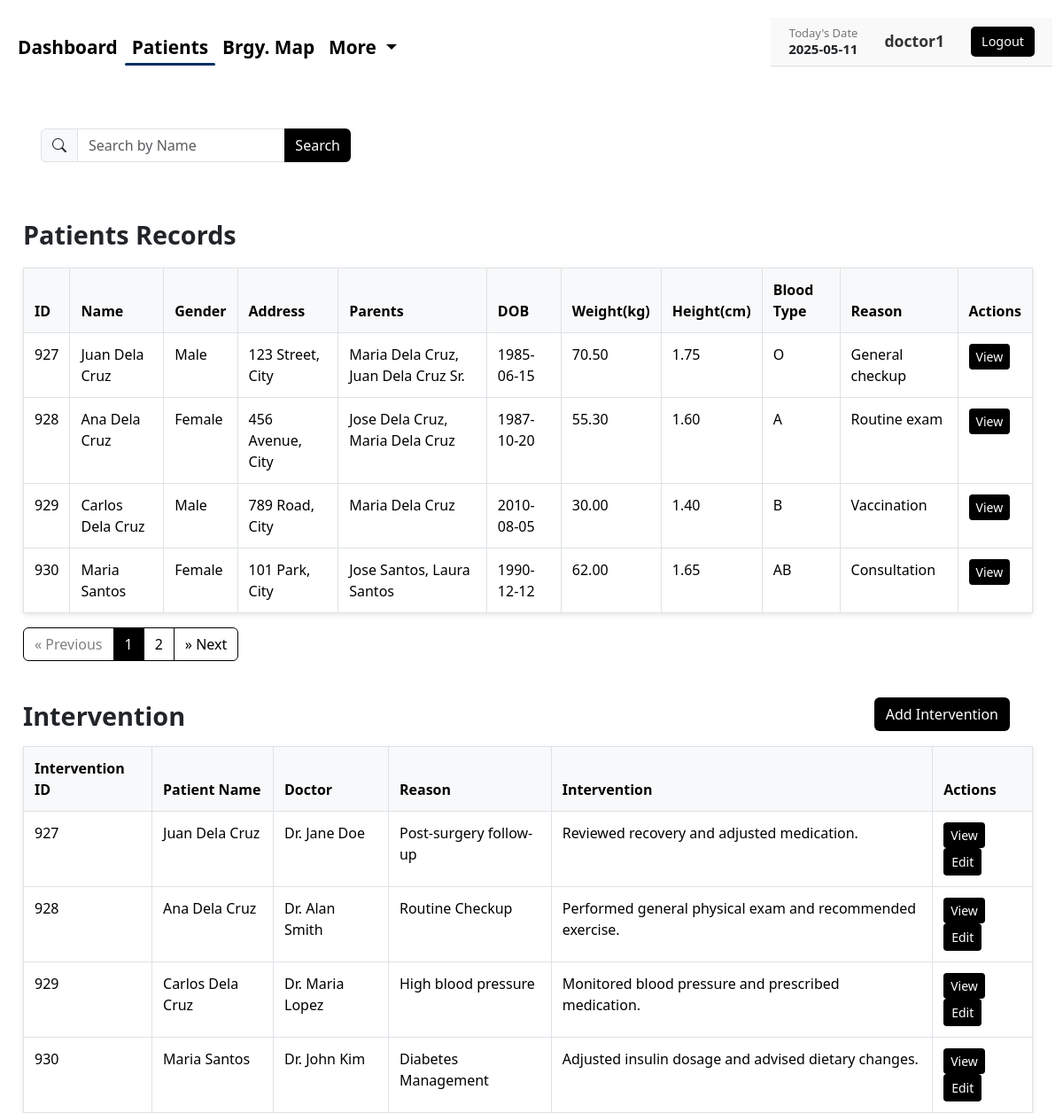
Page /doctor/patient.php (signed in) on the committed database.
### tables this page shows
CREATE TABLE `patients` (
  `patient_id` int(11) NOT NULL,
  `household_id` int(11) DEFAULT NULL,
  `name` varchar(100) NOT NULL,
  `gender` enum('Male','Female','Other') NOT NULL,
  `address` varchar(255) DEFAULT NULL,
  `parents` varchar(255) DEFAULT NULL,
  `dob` date NOT NULL,
  `weight` decimal(5,2) DEFAULT NULL,
  `height` decimal(5,2) DEFAULT NULL,
  `blood_type` enum('A','B','AB','O','O+','Other') DEFAULT NULL,
  `reason` text DEFAULT NULL
);

CREATE TABLE `interventions` (
  `intervention_id` int(11) NOT NULL,
  `patient_id` int(11) NOT NULL,
  `doctor` varchar(255) NOT NULL,
  `reason` text NOT NULL,
  `intervention` text NOT NULL,
  `created_at` timestamp NOT NULL DEFAULT current_timestamp()
);

### doctor/patient.php (the view, shortened to what this page needs)
<?php
$username = $_SESSION['username'];
$search = $_GET['search'] ?? '';
$page = isset($_GET['page']) && is_numeric($_GET['page']) ? (int)$_GET['page'] : 1;
$records_per_page = 4;
$offset = ($page - 1) * $records_per_page;
$database = new Database();
$conn = $database->getConnection();
?>
<!DOCTYPE html>
<html lang="en">
    <head>
        <link href="https://cdn.jsdelivr.net/npm/bootstrap@5.3.3/dist/css/bootstrap.min.css" rel="stylesheet">
        <link href="https://cdn.jsdelivr.net/npm/bootstrap-icons@1.10.5/font/bootstrap-icons.css" rel="stylesheet">
        <link rel="stylesheet" href="../css/pp.css">
    </head>
    <body>
    <nav class="navbar navbar-expand-lg navbar-custom">
        <div class="container-fluid">
            <div class="collapse navbar-collapse justify-content-between" id="navbarNav">
                <ul class="navbar-nav">
                    <li class="nav-item">
                        <a class="nav-link <?php echo basename($_SERVER['PHP_SELF']) == 'index.php' ? 'active' : ''; ?>" href="index.php">Dashboard</a>
                    </li>
                    <li class="nav-item">
                        <a class="nav-link <?php echo basename($_SERVER['PHP_SELF']) == 'patient.php' ? 'active' : ''; ?>" href="patient.php">Patients</a>
                    </li>
                    <li class="nav-item">
                        <a class="nav-link <?php echo basename($_SERVER['PHP_SELF']) == 'barangay.php' ? 'active' : ''; ?>" href="barangay.php">Brgy. Map</a>
                    </li>
                    <li class="nav-item dropdown">
                        <a class="nav-link dropdown-toggle
                            <?php echo in_array(basename($_SERVER['PHP_SELF']), ['faqs.php', 'aboutus.php']) ? 'active' : ''; ?>"
                            href="#" id="navbarDropdown" role="button" data-bs-toggle="dropdown" aria-expanded="false">
                            More
                        </a>
                    </li>
                </ul>
                    <div class="user-info">
                        <div class="user-date">
                            <p class="label">Today's Date</p>
                            <p class="value">
                                <?php
                                    echo date('Y-m-d');
                                ?>
                            </p>
                        </div>
                        <div class="user-name">
                            <a href="profile.php">
                                <strong><?php echo htmlspecialchars($username); ?></strong>
                            </a>
                        </div>
                        <form method="POST" action="">
                            <button type="submit" name="logout" class="logout-btn">Logout</button>
                        </form>
                    </div>
            </div>
        </div>
    </nav>
    <div class="container top-gap-after-navbar">
        <div class="d-flex justify-content-between align-items-center mb-2" style="margin: 0 26px;">
            <form method="get" class="d-flex" style="max-width: 350px;">
                <div class="input-group">
                    <span class="input-group-text"><i class="bi bi-search"></i></span>
<input type="text" id="searchPatient" name="search" class="form-control" placeholder="Search by Name" value="<?= htmlspecialchars($search) ?>">
<button type="button" class="btn btn-search">Search</button>
                </div>
            </form>
        </div>
    </div>
<div class="table-responsive mt-4">
    <div class="table-container">
        <h4 class="fw-bold mt-3" style="text-align: left; font-size: 1.8rem; margin-left: 26px;">Patients Records</h4>
        <table class="table table-bordered table-hover bg-white table-intervention">
            <thead class="table-light">
                <tr>
                    <th>ID</th>
                    <th>Name</th>
                    <th>Gender</th>
                    <th>Address</th>
                    <th>Parents</th>
                    <th>DOB</th>
                    <th>Weight(kg)</th>
                    <th>Height(cm)</th>
                    <th>Blood Type</th>
                    <th>Reason</th>
                    <th>Actions</th>
                </tr>
            </thead>
            <tbody id="patientTableBody">
                <?php
                try {
if ($search) {
    $count_stmt = $conn->prepare("SELECT COUNT(*) FROM patients WHERE name LIKE CONCAT('%', :search_term, '%')");
    $count_stmt->bindValue(':search_term', $search);
    $count_stmt->execute();
    $total_patients = $count_stmt->fetchColumn();
    $stmt = $conn->prepare("SELECT * FROM patients WHERE name LIKE CONCAT('%', :search_term, '%') ORDER BY patient_id ASC LIMIT :limit OFFSET :offset");
    $stmt->bindValue(':search_term', $search);
    $stmt->bindValue(':limit', $records_per_page, PDO::PARAM_INT);
    $stmt->bindValue(':offset', $offset, PDO::PARAM_INT);
    $stmt->execute();
    $patients = $stmt->fetchAll(PDO::FETCH_ASSOC);
    $stmt->closeCursor();
} else {
    $count_stmt = $conn->query("SELECT COUNT(*) FROM patients");
    $total_patients = $count_stmt->fetchColumn();
    $stmt = $conn->prepare("SELECT * FROM patients ORDER BY patient_id ASC LIMIT :limit OFFSET :offset");
    $stmt->bindValue(':limit', $records_per_page, PDO::PARAM_INT);
    $stmt->bindValue(':offset', $offset, PDO::PARAM_INT);
    $stmt->execute();
    $patients = $stmt->fetchAll(PDO::FETCH_ASSOC);
}
foreach ($patients as $p): ?>
                    <tr>
                        <td><?= $p['patient_id'] ?></td>
                        <td><?= htmlspecialchars($p['name']) ?></td>
                        <td><?= htmlspecialchars($p['gender']) ?></td>
                        <td><?= htmlspecialchars($p['address']) ?></td>
                        <td><?= htmlspecialchars($p['parents']) ?></td>
                        <td><?= htmlspecialchars($p['dob']) ?></td>
                        <td><?= htmlspecialchars($p['weight']) ?></td>
                        <td><?= htmlspecialchars($p['height']) ?></td>
                        <td><?= htmlspecialchars($p['blood_type']) ?></td>
                        <td><?= htmlspecialchars($p['reason']) ?></td>
                        <td>
                            <button class="btn btn-custom-view btn-sm" data-bs-toggle="modal" data-bs-target="#viewModalPatient<?= $p['patient_id'] ?>">View</button>
                        </td>
                    </tr>
                    <?php endforeach; ?>
                <?php
                } catch (PDOException $e) {
                    echo "Error fetching patients: " . $e->getMessage();
                }
                ?>
            </tbody>
        </table>
        <?php if ($total_patients > $records_per_page): ?>
        <nav aria-label="Page navigation example" class="mt-3" style="margin-left: 26px;">
<ul class="pagination justify-content-start">
            <li class="page-item <?= ($page <= 1) ? 'disabled' : '' ?>">
              <a class="page-link" href="?search=<?= urlencode($search) ?>&page=<?= $page - 1 ?>" aria-label="Previous">
                <span aria-hidden="true">&laquo;</span>
                <span class="sr-only">Previous</span>
              </a>
            </li>
            <?php
            $total_pages = ceil($total_patients / $records_per_page);
            for ($i = 1; $i <= $total_pages; $i++): ?>
              <li class="page-item <?= ($i == $page) ? 'active' : '' ?>">
                <a class="page-link" href="?search=<?= urlencode($search) ?>&page=<?= $i ?>"><?= $i ?></a>
              </li>
            <?php endfor; ?>
            <li class="page-item <?= ($page >= $total_pages) ? 'disabled' : '' ?>">
              <a class="page-link" href="?search=<?= urlencode($search) ?>&page=<?= $page + 1 ?>" aria-label="Next">
                <span aria-hidden="true">&raquo;</span>
                <span class="sr-only">Next</span>
              </a>
            </li>
          </ul>
        </nav>
        <?php endif; ?>
    </div>
</div>
        <div class="table-container">
        <div class="table-responsive mt-4">
        <div class="d-flex justify-content-between align-items-center mb-3" style="padding-right: 60px;">
            <h4 class="fw-bold intervention-heading mb-0">Intervention</h4>
            <button type="button" class="btn btn-custom-add" data-bs-toggle="modal" data-bs-target="#addInterventionModal">Add Intervention</button>
        </div>
        <table class="table table-bordered table-hover bg-white table-intervention">
                <thead class="table-light">
                    <tr>
                        <th>Intervention ID</th>
                        <th>Patient Name</th>
                        <th>Doctor</th>
                        <th>Reason</th>
                        <th>Intervention</th>
                        <th>Actions</th>
                    </tr>
                </thead>
        <tbody id="interventionTableBody">
            <?php
            $intervention_records_per_page = 4;
            $intervention_page = isset($_GET['intervention_page']) && is_numeric($_GET['intervention_page']) ? (int)$_GET['intervention_page'] : 1;
            $intervention_offset = ($intervention_page - 1) * $intervention_records_per_page;
            try {
                $stmt = $conn->prepare("SELECT i.intervention_id, p.name AS patient_name, i.doctor, i.reason, i.intervention FROM interventions i JOIN patients p ON i.patient_id = p.patient_id ORDER BY i.created_at DESC LIMIT :limit OFFSET :offset");
                $stmt->bindValue(':limit', $intervention_records_per_page, PDO::PARAM_INT);
                $stmt->bindValue(':offset', $intervention_offset, PDO::PARAM_INT);
                $stmt->execute();
                $interventions = $stmt->fetchAll(PDO::FETCH_ASSOC);
            } catch (PDOException $e) {
                echo "Error fetching interventions: " . $e->getMessage();
                $interventions = [];
                $total_interventions = 0;
            }
            foreach ($interventions as $i): ?>
            <tr>
                <td><?= $i['intervention_id'] ?></td>
                <td><?= htmlspecialchars($i['patient_name']) ?></td>
                <td><?= htmlspecialchars($i['doctor']) ?></td>
                <td><?= htmlspecialchars($i['reason']) ?></td>
                <td><?= htmlspecialchars($i['intervention']) ?></td>
                <td>
                    <button class="btn btn-custom-view btn-sm" data-bs-toggle="modal" data-bs-target="#viewModalIntervention<?= $i['intervention_id'] ?>">View</button>
                    <button class="btn btn-custom-edit btn-sm" data-bs-toggle="modal" data-bs-target="#editModal<?= $i['intervention_id'] ?>">Edit</button>
                </td>
            </tr>
            <?php endforeach; ?>
        </tbody>
            </table>
        </div>
    </div>
</body>
</html>

### css/pp.css (style rules this page uses)
body { background-color: #ffffff; }
.navbar-custom { background-color: #ffffff; padding-top: 20px; padding-bottom: 20px; }
.navbar-nav .nav-link { color: black !important; font-size: 1.3rem !important; font-weight: bold; margin-top: 10px; position: relative; padding-bottom: 5px; text-decoration: none; }
.navbar-nav .nav-link.active::after { content: ''; position: absolute; bottom: 0; left: 0; height: 3px; width: 100%; background-color: #003165; border-radius: 2px; }
.user-info { display: flex; justify-content: flex-end; align-items: center; gap: 30px; padding: 10px 20px; background-color: #f9f9f9; border-bottom: 1px solid #ddd; }
.user-info div { font-size: 0.95rem; line-height: 1.2; }
.user-info .label { font-size: 13px; color: #777; margin: 0; text-align: right; }
.user-info .value { font-size: 15px; margin: 0; text-align: right; font-weight: bold; }
.user-name a { text-decoration: none; font-size: 1.1rem; color: #333; font-weight: 600; }
.logout-btn { background-color: #000000; color: #fff; border: none; padding: 6px 12px; border-radius: 5px; font-size: 0.9rem; cursor: pointer; transition: background-color 0.3s ease; }
.top-gap-after-navbar { margin-top: 30px; }
.container { max-width: 100%; padding: 20px; }
.btn-search { background-color: #000000; color: white; border: none; transition: background-color 0.3s ease; }
.d-flex.mb-2 { margin-bottom: 5px !important; }
.table-container { width: 100%; display: flex; flex-direction: column; gap: .1px; }
.table-patients, .table-intervention { width: 100%; min-width: 100px; border-collapse: collapse; margin: 0 auto; box-shadow: 0 2px 6px rgba(0,0,0,0.1); }
.table-patients thead, .table-intervention thead { background-color: #0d6efd; color: #000000; }
.table-patients td, .table-patients th, .table-intervention td, .table-intervention th { padding: 12px; text-align: center; border: 1px solid #dee2e6; }
.table-patients tbody tr:nth-child(even), .table-intervention tbody tr:nth-child(even) { background-color: #f8f9fa; }
.btn-custom-add { background-color:rgb(0, 0, 0); color: white; }
.btn-custom-edit { background-color:rgb(0, 0, 0); color: white; }
.btn-custom-view { background-color:rgb(0, 0, 0); color: white; border: none; }
.table-intervention th, .table-intervention td { text-align: left; }
.intervention-heading { text-align: left; margin-top: 5px; font-size: 1.8rem; margin-left: 26px; }
.table-intervention { width: 95%; margin-top: 1%; margin-left: 26px; margin-right: 15px; }
.table-intervention thead { background-color: #f7f7f7; font-weight: bold; }
.pagination { background-color: white; }
.pagination .page-link { color: black; background-color: white; border: 1px solid black; }
.pagination .page-item.active .page-link { background-color: black; color: white; border-color: black; }
.pagination .page-item.disabled .page-link { color: gray; background-color: white; border-color: black; }

### rows in the picture
patients: patient_id "927", name "Juan Dela Cruz", gender "Male", address "123 Street, City", parents "Maria Dela Cruz, Juan Dela Cruz Sr.", dob "1985-06-15", weight "70.50", height "1.75", blood_type "O", reason "General checkup"
patients: patient_id "928", name "Ana Dela Cruz", gender "Female", address "456 Avenue, City", parents "Jose Dela Cruz, Maria Dela Cruz", dob "1987-10-20", weight "55.30", height "1.60", blood_type "A", reason "Routine exam"
patients: patient_id "929", name "Carlos Dela Cruz", gender "Male", address "789 Road, City", parents "Maria Dela Cruz", dob "2010-08-05", weight "30.00", height "1.40", blood_type "B", reason "Vaccination"
patients: patient_id "930", name "Maria Santos", gender "Female", address "101 Park, City", parents "Jose Santos, Laura Santos", dob "1990-12-12", weight "62.00", height "1.65", blood_type "AB", reason "Consultation"
interventions: intervention_id "927", patient.name "Juan Dela Cruz", doctor "Dr. Jane Doe", reason "Post-surgery follow-up", intervention "Reviewed recovery and adjusted medication."
interventions: intervention_id "928", patient.name "Ana Dela Cruz", doctor "Dr. Alan Smith", reason "Routine Checkup", intervention "Performed general physical exam and recommended exercise."
interventions: intervention_id "929", patient.name "Carlos Dela Cruz", doctor "Dr. Maria Lopez", reason "High blood pressure", intervention "Monitored blood pressure and prescribed medication."
interventions: intervention_id "930", patient.name "Maria Santos", doctor "Dr. John Kim", reason "Diabetes Management", intervention "Adjusted insulin dosage and advised dietary changes."

### other values in the picture
$username "doctor1"
